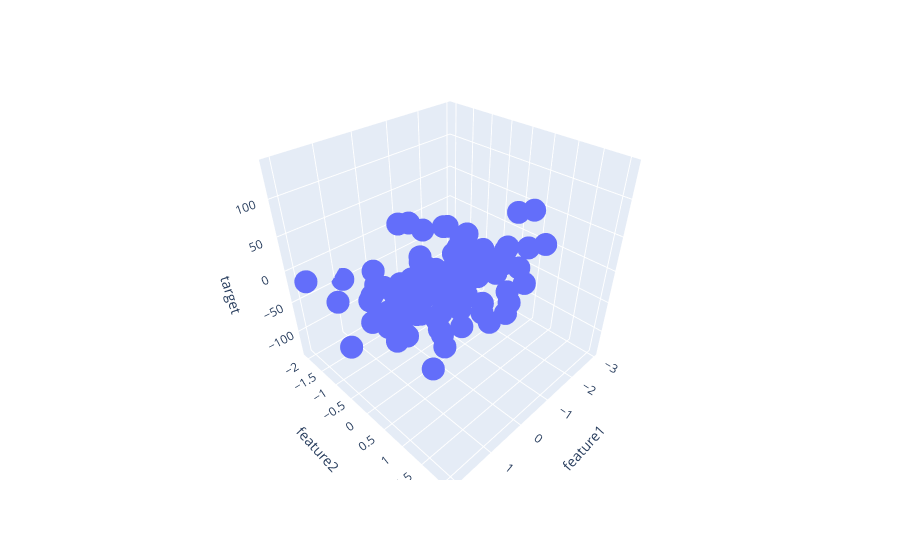

The code cell stored with this chart in its notebook:
### Code cell
px.scatter_3d(df, x='feature1', y='feature2', z='target')
